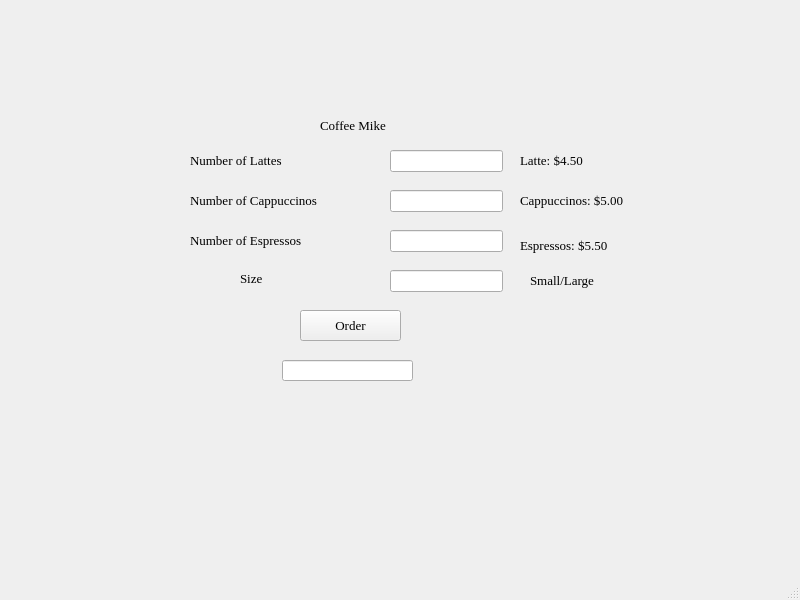
<?xml version="1.0" encoding="UTF-8"?>
<ui version="4.0">
 <class>coffeeMike</class>
 <widget class="QMainWindow" name="coffeeMike">
  <property name="geometry">
   <rect>
    <x>0</x>
    <y>0</y>
    <width>800</width>
    <height>600</height>
   </rect>
  </property>
  <property name="windowTitle">
   <string>Coffee Mike</string>
  </property>
  <widget class="QWidget" name="centralwidget">
   <widget class="QLabel" name="lblStore">
    <property name="geometry">
     <rect>
      <x>320</x>
      <y>110</y>
      <width>111</width>
      <height>31</height>
     </rect>
    </property>
    <property name="font">
     <font>
      <family>Georgia</family>
      <pointsize>10</pointsize>
     </font>
    </property>
    <property name="text">
     <string>Coffee Mike</string>
    </property>
   </widget>
   <widget class="QLineEdit" name="txtLattes">
    <property name="geometry">
     <rect>
      <x>390</x>
      <y>150</y>
      <width>113</width>
      <height>22</height>
     </rect>
    </property>
   </widget>
   <widget class="QLineEdit" name="txtCappuccinos">
    <property name="geometry">
     <rect>
      <x>390</x>
      <y>190</y>
      <width>113</width>
      <height>22</height>
     </rect>
    </property>
   </widget>
   <widget class="QLineEdit" name="txtEspressos">
    <property name="geometry">
     <rect>
      <x>390</x>
      <y>230</y>
      <width>113</width>
      <height>22</height>
     </rect>
    </property>
   </widget>
   <widget class="QLineEdit" name="txtSize">
    <property name="geometry">
     <rect>
      <x>390</x>
      <y>270</y>
      <width>113</width>
      <height>22</height>
     </rect>
    </property>
   </widget>
   <widget class="QLabel" name="lblLattes">
    <property name="geometry">
     <rect>
      <x>190</x>
      <y>150</y>
      <width>151</width>
      <height>21</height>
     </rect>
    </property>
    <property name="font">
     <font>
      <family>Georgia</family>
      <pointsize>10</pointsize>
     </font>
    </property>
    <property name="text">
     <string>Number of Lattes</string>
    </property>
   </widget>
   <widget class="QLabel" name="lblCappuccinos">
    <property name="geometry">
     <rect>
      <x>190</x>
      <y>190</y>
      <width>211</width>
      <height>21</height>
     </rect>
    </property>
    <property name="font">
     <font>
      <family>Georgia</family>
      <pointsize>10</pointsize>
     </font>
    </property>
    <property name="text">
     <string>Number of Cappuccinos</string>
    </property>
   </widget>
   <widget class="QLabel" name="lblEspressos">
    <property name="geometry">
     <rect>
      <x>190</x>
      <y>230</y>
      <width>211</width>
      <height>21</height>
     </rect>
    </property>
    <property name="font">
     <font>
      <family>Georgia</family>
      <pointsize>10</pointsize>
     </font>
    </property>
    <property name="text">
     <string>Number of Espressos</string>
    </property>
   </widget>
   <widget class="QLabel" name="lblSize">
    <property name="geometry">
     <rect>
      <x>240</x>
      <y>270</y>
      <width>55</width>
      <height>16</height>
     </rect>
    </property>
    <property name="font">
     <font>
      <family>Georgia</family>
      <pointsize>10</pointsize>
     </font>
    </property>
    <property name="text">
     <string>Size</string>
    </property>
   </widget>
   <widget class="QPushButton" name="btnOrder">
    <property name="geometry">
     <rect>
      <x>300</x>
      <y>310</y>
      <width>101</width>
      <height>31</height>
     </rect>
    </property>
    <property name="font">
     <font>
      <family>Georgia</family>
      <pointsize>10</pointsize>
     </font>
    </property>
    <property name="text">
     <string>Order</string>
    </property>
   </widget>
   <widget class="QLabel" name="priceLattes">
    <property name="geometry">
     <rect>
      <x>520</x>
      <y>150</y>
      <width>101</width>
      <height>21</height>
     </rect>
    </property>
    <property name="font">
     <font>
      <family>Georgia</family>
      <pointsize>10</pointsize>
     </font>
    </property>
    <property name="text">
     <string>Latte: $4.50</string>
    </property>
   </widget>
   <widget class="QLabel" name="priceCappuccinos">
    <property name="geometry">
     <rect>
      <x>520</x>
      <y>190</y>
      <width>181</width>
      <height>21</height>
     </rect>
    </property>
    <property name="font">
     <font>
      <family>Georgia</family>
      <pointsize>10</pointsize>
     </font>
    </property>
    <property name="text">
     <string>Cappuccinos: $5.00</string>
    </property>
   </widget>
   <widget class="QLabel" name="priceEspressos">
    <property name="geometry">
     <rect>
      <x>520</x>
      <y>230</y>
      <width>151</width>
      <height>31</height>
     </rect>
    </property>
    <property name="font">
     <font>
      <family>Georgia</family>
      <pointsize>10</pointsize>
     </font>
    </property>
    <property name="text">
     <string>Espressos: $5.50</string>
    </property>
   </widget>
   <widget class="QLineEdit" name="txtTotal">
    <property name="geometry">
     <rect>
      <x>282</x>
      <y>360</y>
      <width>131</width>
      <height>21</height>
     </rect>
    </property>
    <property name="readOnly">
     <bool>true</bool>
    </property>
   </widget>
   <widget class="QLabel" name="smallLarge">
    <property name="geometry">
     <rect>
      <x>530</x>
      <y>270</y>
      <width>121</width>
      <height>21</height>
     </rect>
    </property>
    <property name="font">
     <font>
      <family>Georgia</family>
      <pointsize>10</pointsize>
     </font>
    </property>
    <property name="text">
     <string>Small/Large</string>
    </property>
   </widget>
  </widget>
  <widget class="QMenuBar" name="menubar">
   <property name="geometry">
    <rect>
     <x>0</x>
     <y>0</y>
     <width>800</width>
     <height>26</height>
    </rect>
   </property>
  </widget>
  <widget class="QStatusBar" name="statusbar"/>
 </widget>
 <resources/>
 <connections/>
</ui>
